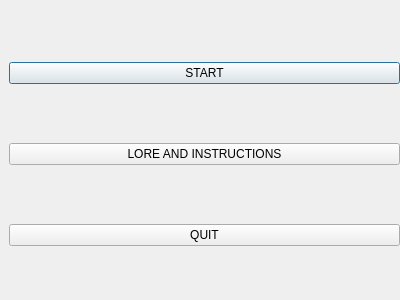
<?xml version="1.0" encoding="UTF-8"?>
<ui version="4.0">
 <class>Dialog</class>
 <widget class="QDialog" name="Dialog">
  <property name="geometry">
   <rect>
    <x>0</x>
    <y>0</y>
    <width>400</width>
    <height>300</height>
   </rect>
  </property>
  <property name="windowTitle">
   <string>Dialog</string>
  </property>
  <widget class="QWidget" name="verticalLayoutWidget">
   <property name="geometry">
    <rect>
     <x>9</x>
     <y>9</y>
     <width>391</width>
     <height>291</height>
    </rect>
   </property>
   <layout class="QVBoxLayout" name="verticalLayout">
    <item>
     <widget class="QPushButton" name="pushButtonStart">
      <property name="text">
       <string>START</string>
      </property>
     </widget>
    </item>
    <item>
     <widget class="QPushButton" name="pushButtonLore">
      <property name="text">
       <string>LORE AND INSTRUCTIONS</string>
      </property>
     </widget>
    </item>
    <item>
     <widget class="QPushButton" name="pushButtonQuit">
      <property name="text">
       <string>QUIT</string>
      </property>
     </widget>
    </item>
   </layout>
  </widget>
 </widget>
 <resources/>
 <connections/>
</ui>
